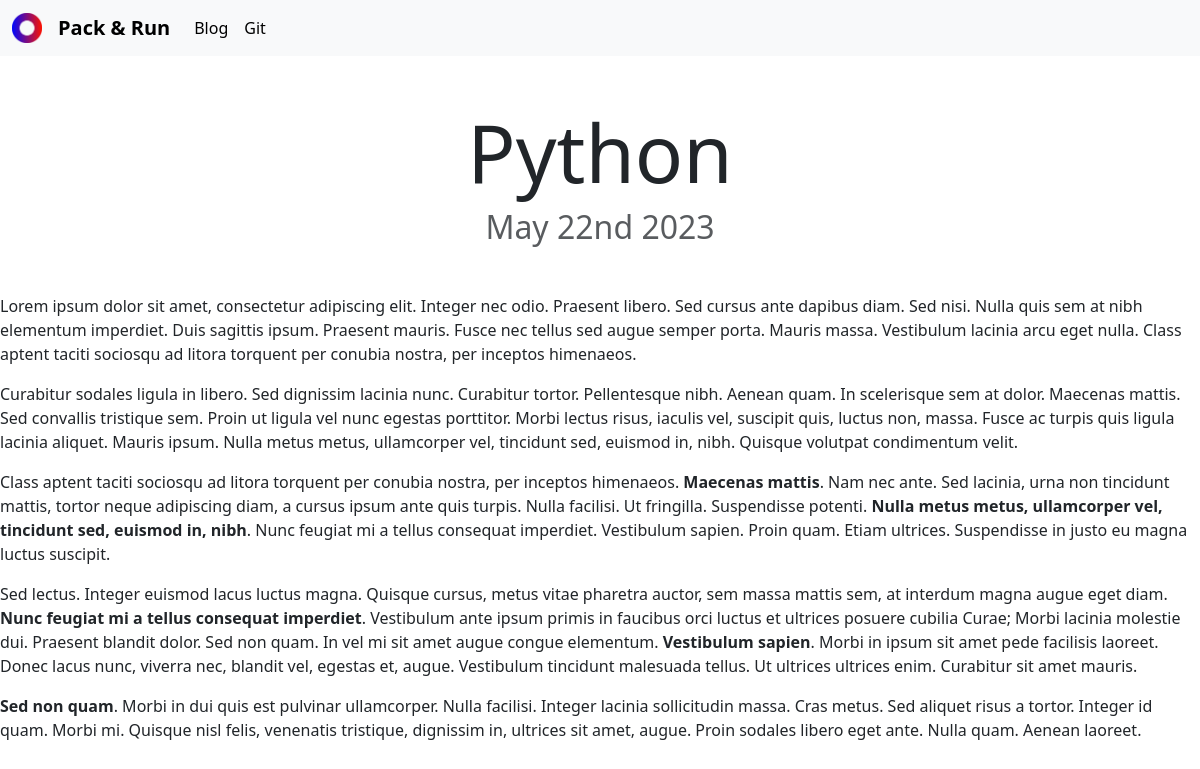
The app's page /blog/4/ with its own data.
### blog/models.py (models this page shows, shortened)
class Blog(models.Model):
    title = models.CharField(max_length=200)
    description = models.TextField()
    date = models.DateField()

### blog/views.py (the view)
# urls.py: path('<int:blog_id>/',views.full_article, name = 'full_article'),
def full_article (request, blog_id):
    blog = get_object_or_404(Blog, pk=blog_id)
    return render(request, 'blog/full_article.html', {'blog':blog})

### blog/templates/blog/full_article.html
{% extends 'portfolio/layout.html' %}
{% block content %}
     <h1 class="text-center mt-5" id="blogdetailtitle">{{ blog.title }}</h1>
     <h2 class="text-center text-muted mb-5">{{ blog.date|date:'F jS Y' }}</h1>
      {{ blog.description|safe }}
{% endblock %}

### portfolio/static/portfolio/custom.css (style rules this page uses)
@media (min-width: 992px) { #blogdetailtitle { font-size: 5rem; } }

### records on screen
Blog: title "Python", date "May 22nd 2023", description "Lorem ipsum dolor sit amet, consectetur adipiscing elit. Integer nec odio. Praesent libero. Sed cursus ante dapibus diam. Sed nisi. Nulla quis sem at nibh elementum imperdiet. Duis sagittis ipsum. Praesent mauris. Fusce nec tellus sed augue semper porta. Mauris massa. Vestibulum lacinia arcu eget nulla. Class aptent taciti sociosqu ad litora torquent per conubia nostra, per inceptos himenaeos. Curabitur sodales ligula in libero. Sed dignissim lacinia nunc. Curabitur tortor. Pellentesque nibh. Aenean quam. In scelerisque sem at dolor. Maecenas mattis. Sed convallis tristique sem. Proin ut ligula vel nunc egestas porttitor. Morbi lectus risus, iaculis vel, suscipit quis, luctus non, massa.…"
